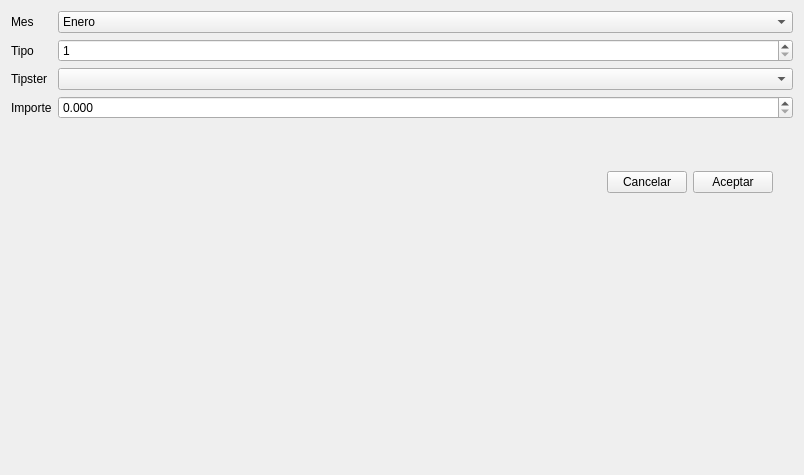
<?xml version="1.0" encoding="UTF-8"?>
<ui version="4.0">
 <class>Form</class>
 <widget class="QWidget" name="Form">
  <property name="geometry">
   <rect>
    <x>0</x>
    <y>0</y>
    <width>804</width>
    <height>475</height>
   </rect>
  </property>
  <property name="windowTitle">
   <string>Form</string>
  </property>
  <layout class="QVBoxLayout" name="verticalLayout">
   <item>
    <layout class="QFormLayout" name="formLayout_2">
     <item row="0" column="0">
      <widget class="QLabel" name="label">
       <property name="text">
        <string>Mes</string>
       </property>
      </widget>
     </item>
     <item row="0" column="1">
      <widget class="QComboBox" name="cmbMonth">
       <property name="editable">
        <bool>false</bool>
       </property>
       <item>
        <property name="text">
         <string>Enero</string>
        </property>
       </item>
       <item>
        <property name="text">
         <string>Febrero</string>
        </property>
       </item>
       <item>
        <property name="text">
         <string>Marzo</string>
        </property>
       </item>
       <item>
        <property name="text">
         <string>Abril</string>
        </property>
       </item>
       <item>
        <property name="text">
         <string>Mayo</string>
        </property>
       </item>
       <item>
        <property name="text">
         <string>Junio</string>
        </property>
       </item>
       <item>
        <property name="text">
         <string>Julio</string>
        </property>
       </item>
       <item>
        <property name="text">
         <string>Agosto</string>
        </property>
       </item>
       <item>
        <property name="text">
         <string>Septiembre</string>
        </property>
       </item>
       <item>
        <property name="text">
         <string>Octubre</string>
        </property>
       </item>
       <item>
        <property name="text">
         <string>Noviembre</string>
        </property>
       </item>
       <item>
        <property name="text">
         <string>Diciembre</string>
        </property>
       </item>
      </widget>
     </item>
     <item row="1" column="0">
      <widget class="QLabel" name="label_2">
       <property name="text">
        <string>Tipo</string>
       </property>
      </widget>
     </item>
     <item row="2" column="0">
      <widget class="QLabel" name="label_3">
       <property name="text">
        <string>Tipster</string>
       </property>
      </widget>
     </item>
     <item row="2" column="1">
      <widget class="QComboBox" name="cmbTipster"/>
     </item>
     <item row="3" column="0">
      <widget class="QLabel" name="label_4">
       <property name="text">
        <string>Importe</string>
       </property>
      </widget>
     </item>
     <item row="3" column="1">
      <widget class="QDoubleSpinBox" name="txtMoney">
       <property name="decimals">
        <number>3</number>
       </property>
       <property name="maximum">
        <double>999999.989999999990687</double>
       </property>
      </widget>
     </item>
     <item row="4" column="1">
      <layout class="QGridLayout" name="gridLayout_2">
       <item row="2" column="3">
        <widget class="QPushButton" name="btnAccept">
         <property name="maximumSize">
          <size>
           <width>100</width>
           <height>16777215</height>
          </size>
         </property>
         <property name="text">
          <string>Aceptar</string>
         </property>
        </widget>
       </item>
       <item row="2" column="2">
        <widget class="QPushButton" name="btnCancel">
         <property name="maximumSize">
          <size>
           <width>100</width>
           <height>16777215</height>
          </size>
         </property>
         <property name="text">
          <string>Cancelar</string>
         </property>
        </widget>
       </item>
       <item row="2" column="4">
        <spacer name="horizontalSpacer_3">
         <property name="orientation">
          <enum>Qt::Horizontal</enum>
         </property>
         <property name="sizeType">
          <enum>QSizePolicy::Fixed</enum>
         </property>
         <property name="sizeHint" stdset="0">
          <size>
           <width>20</width>
           <height>20</height>
          </size>
         </property>
        </spacer>
       </item>
       <item row="2" column="0">
        <spacer name="horizontalSpacer_2">
         <property name="orientation">
          <enum>Qt::Horizontal</enum>
         </property>
         <property name="sizeHint" stdset="0">
          <size>
           <width>40</width>
           <height>20</height>
          </size>
         </property>
        </spacer>
       </item>
       <item row="0" column="3" rowspan="2">
        <spacer name="verticalSpacer">
         <property name="orientation">
          <enum>Qt::Vertical</enum>
         </property>
         <property name="sizeHint" stdset="0">
          <size>
           <width>20</width>
           <height>40</height>
          </size>
         </property>
        </spacer>
       </item>
      </layout>
     </item>
     <item row="1" column="1">
      <widget class="QSpinBox" name="txtYear">
       <property name="minimum">
        <number>1</number>
       </property>
       <property name="maximum">
        <number>12</number>
       </property>
      </widget>
     </item>
    </layout>
   </item>
  </layout>
 </widget>
 <resources/>
 <connections/>
</ui>
